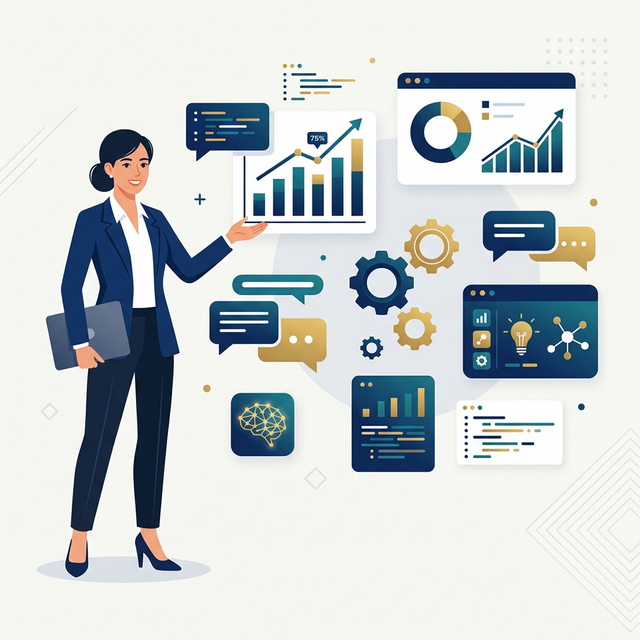
#> input picture assets/ai_tools_hero.png, 640 x 640 px, found by its file name
$ python resize_images.py
#> lines starting #> are read from the running program, lines starting #| are printed output that depends on the picture
import sys
import subprocess

def install_pillow():
    try:
        import PIL
    except ImportError:
        print("Installing Pillow...")
        subprocess.check_call([sys.executable, "-m", "pip", "install", "Pillow"])

install_pillow()

from PIL import Image
import os

def resize_and_crop(image_path, target_size=(1920, 1280)):
#> called with target_size = (1920, 1280)
    if not os.path.exists(image_path):
        print(f"File not found: {image_path}")
        return

    img = Image.open(image_path)
#> img is the input picture: PIL image 640x640 RGB; mean R, G, B 201.9, 208.2, 209.4
    img_ratio = img.width / img.height
#> img_ratio = 1
    target_ratio = target_size[0] / target_size[1]

    if img_ratio > target_ratio:
        # Image is wider than target, crop width
        new_width = int(target_ratio * img.height)
        offset = (img.width - new_width) / 2
        crop_box = (offset, 0, img.width - offset, img.height)
        img = img.crop(crop_box)
    elif img_ratio < target_ratio:
        # Image is taller than target, crop height
        new_height = int(img.width / target_ratio)
#> new_height = 426
        offset = (img.height - new_height) / 2
#> offset = 107
        crop_box = (0, offset, img.width, img.height - offset)
#> crop_box = (0, 107, 640, 533)
        img = img.crop(crop_box)
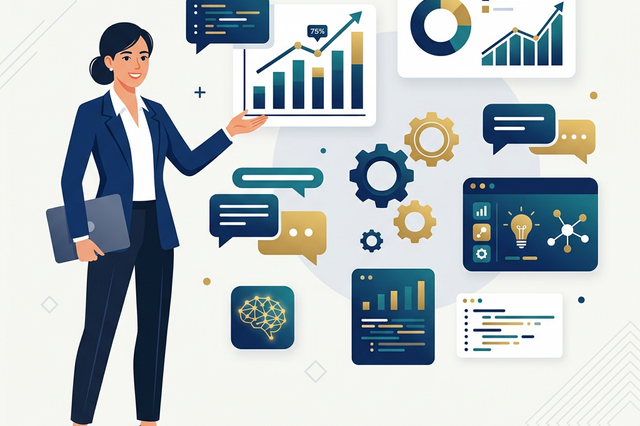
#> img: PIL image 640x426 RGB; mean R, G, B 184.4, 192.9, 196.7

    img = img.resize(target_size, Image.Resampling.LANCZOS)
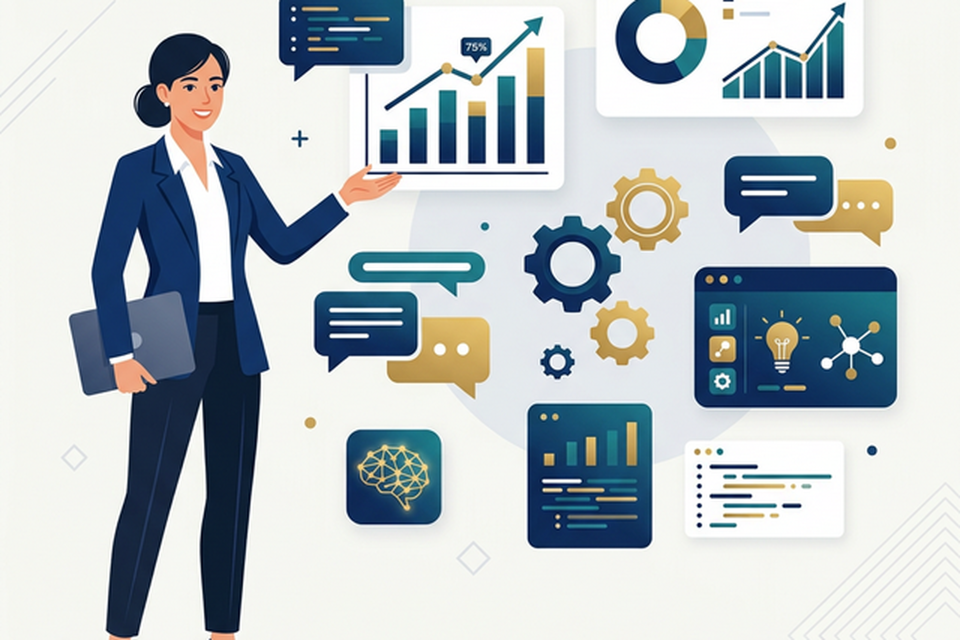
#> img: PIL image 1920x1280 RGB (shown at 1/2 size); mean R, G, B 184.3, 192.8, 196.6
    img.save(image_path)
    print(f"Resized {image_path} to {target_size}")

images = [
    r"c:\Users\moca1\.gemini\antigravity\scratch\ai-consultant-lp\assets\ai_tools_hero.png",
    r"c:\Users\moca1\.gemini\antigravity\scratch\ai-consultant-lp\assets\ai_tools_illustration.png",
    r"c:\Users\moca1\.gemini\antigravity\scratch\ai-consultant-lp\assets\ai_tools_illustration_2.png"
]

for img_path in images:
    try:
        resize_and_crop(img_path)
    except Exception as e:
        print(f"Error on {img_path}: {e}")
#> pass 2 of the loop `for img_path in images:`:
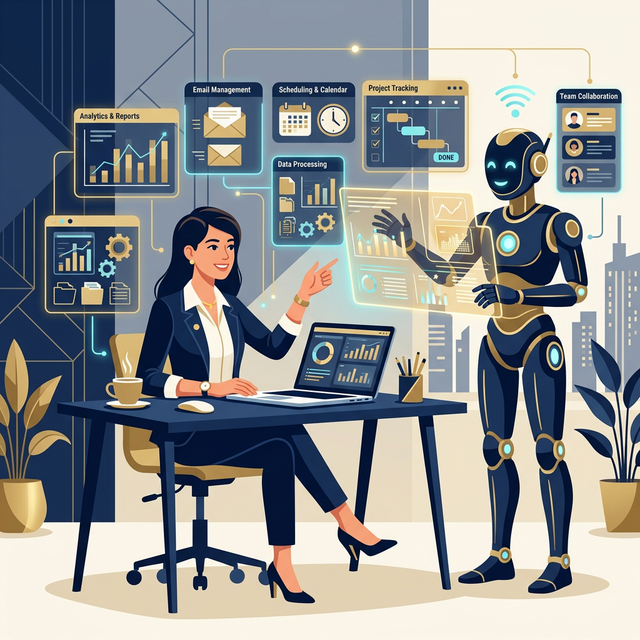
#> input picture assets/ai_tools_illustration.png, 640 x 640 px, found by its file name
#> in resize_and_crop, img is the input picture: PIL image 640x640 RGB; mean R, G, B 142.6, 146.2, 147.5
#> in resize_and_crop (call 2), `img = img.crop(crop_box)`:
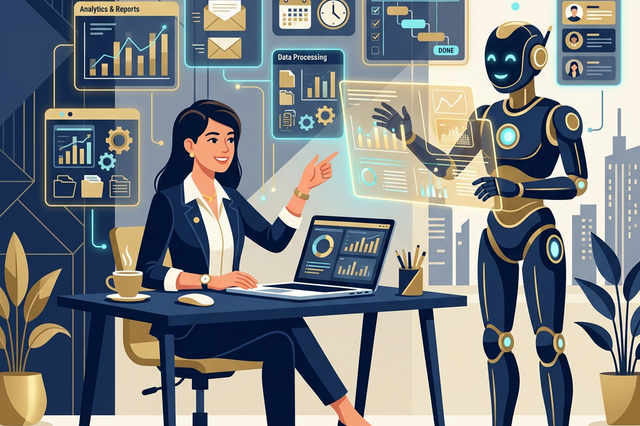
#> img: PIL image 640x426 RGB; mean R, G, B 124.6, 129.4, 131.9
#> in resize_and_crop (call 2), `img = img.resize(target_size, Image.Resampling.LANCZOS)`:
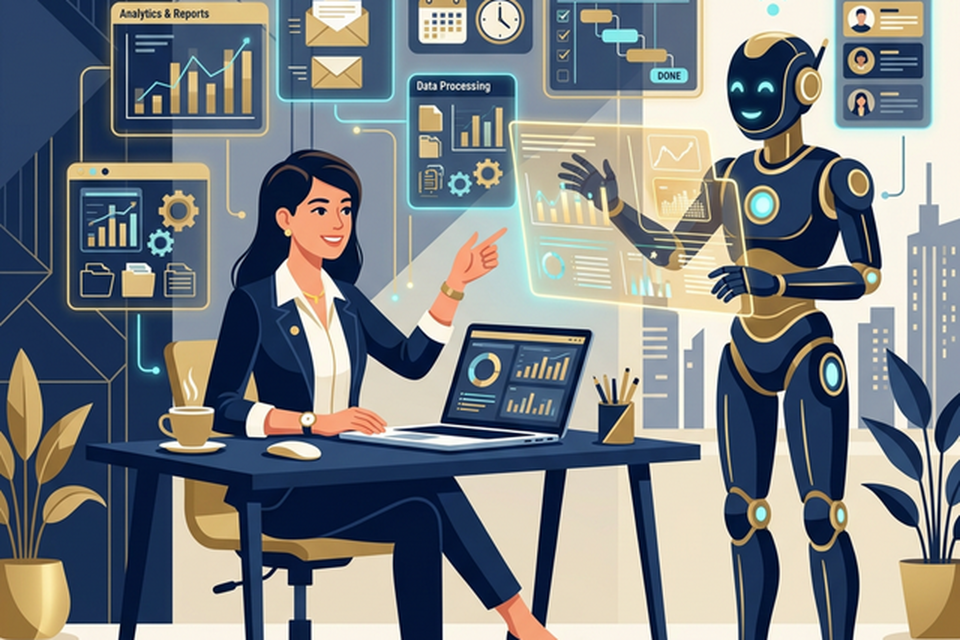
#> img: PIL image 1920x1280 RGB (shown at 1/2 size); mean R, G, B 124.6, 129.4, 131.9
#> pass 3 of the loop `for img_path in images:`:
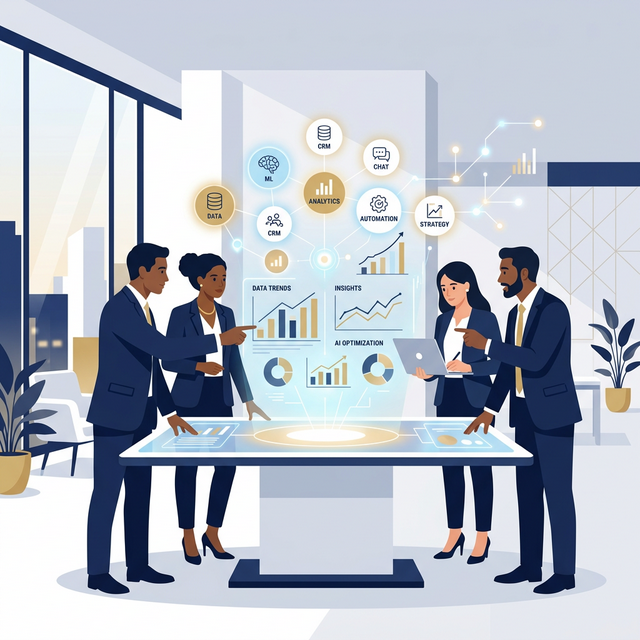
#> input picture assets/ai_tools_illustration_2.png, 640 x 640 px, found by its file name
#> in resize_and_crop, img is the input picture: PIL image 640x640 RGB; mean R, G, B 181.1, 187.9, 199.3
#> in resize_and_crop (call 3), `img = img.crop(crop_box)`:
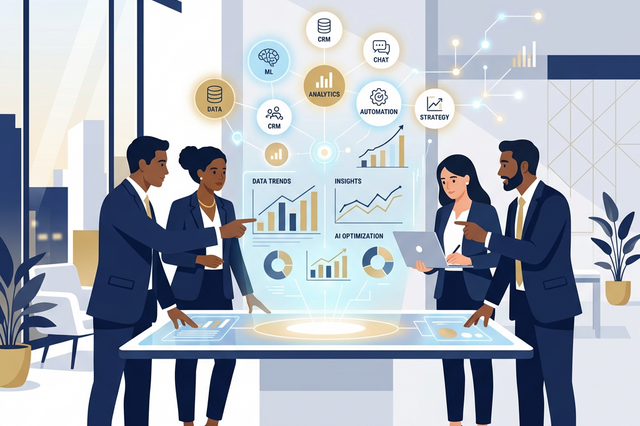
#> img: PIL image 640x426 RGB; mean R, G, B 171.7, 178.9, 189.9
